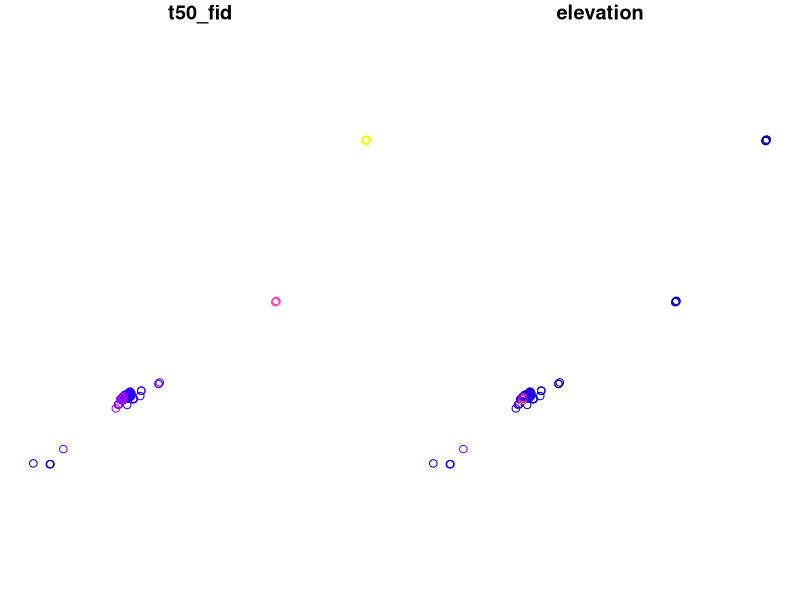

Write R code to recreate this figure.
library(sf)
library(raster)
library(dplyr)
library(spData)

canterbury = nz %>% filter(Name == "Canterbury")
canterbury_height = nz_height[canterbury, ]

nz_height[canterbury, , op = st_disjoint]

plot(nz_height)
